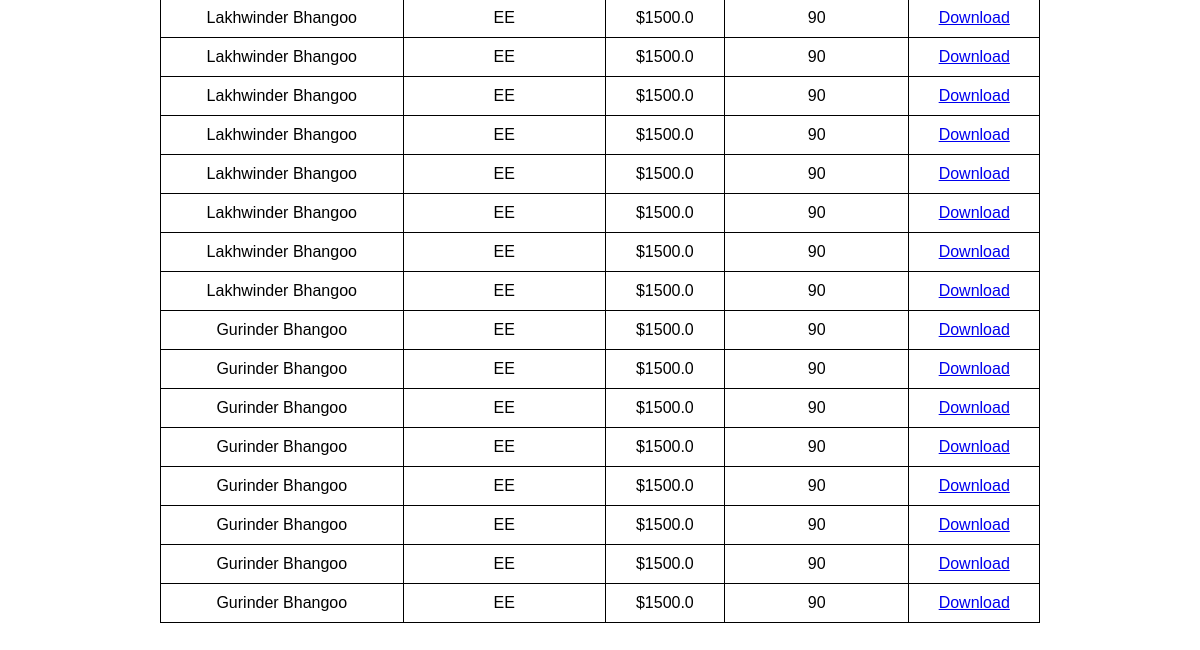
Before: / (lower part) with the older database file.
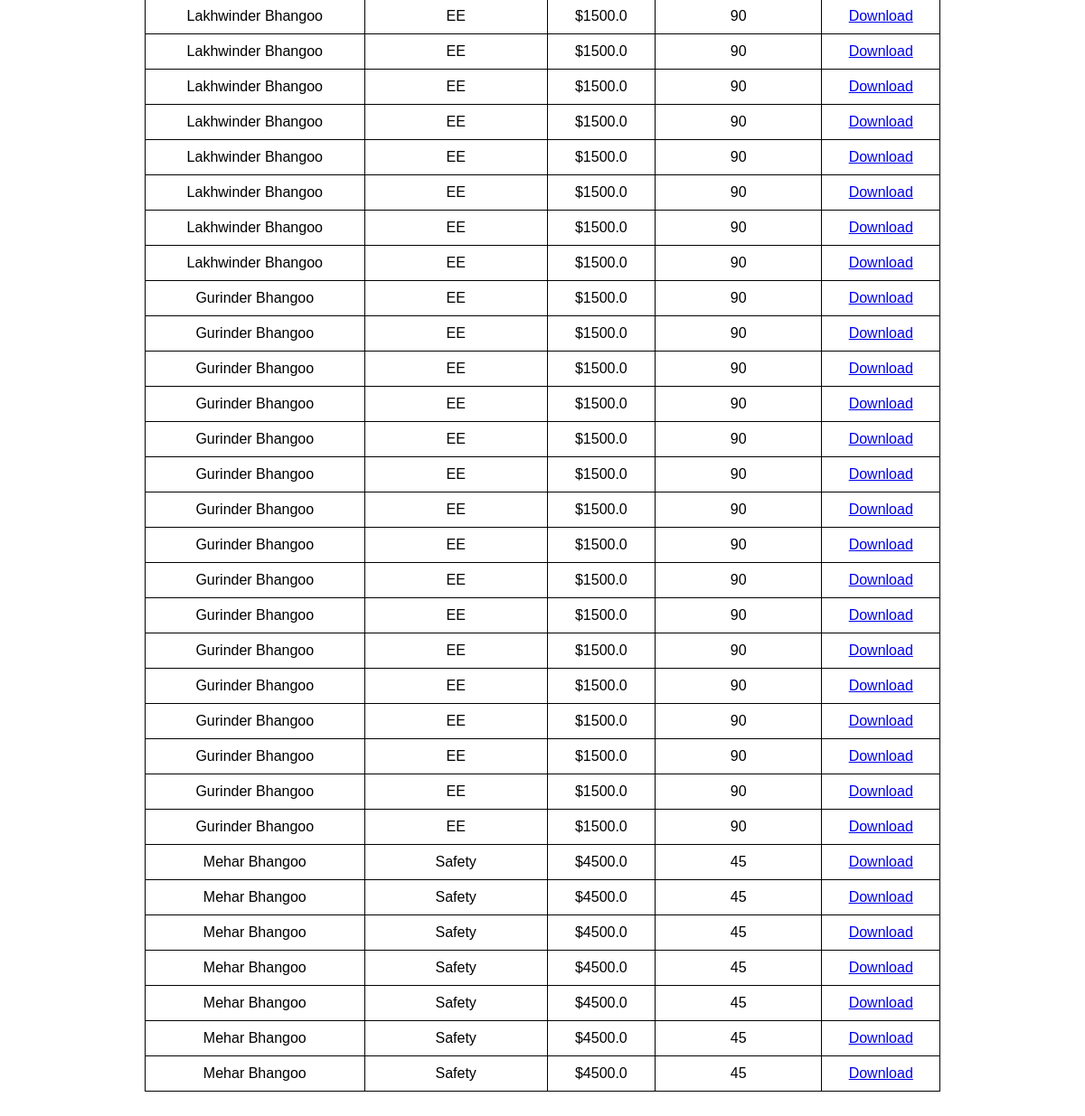
After: the same page with the newer database file.
### app.py (models this page shows)
class Quote(db.Model):
    id = db.Column(db.Integer, primary_key=True)
    customer_name = db.Column(db.String(100), nullable=False)
    recipient_email = db.Column(db.String(100), nullable=False)
    product_details = db.Column(db.Text, nullable=False)
    price = db.Column(db.Float, nullable=False)
    validity = db.Column(db.Integer, nullable=False)
    pdf_filename = db.Column(db.String(100), nullable=False)
    roof_square_feet = db.Column(db.Float, nullable=True)  # Roof Area
    roof_image_url = db.Column(db.String(255), nullable=True)  # Store Image URL

### app.py (the view)
@app.route("/")
def home():
    quotes = Quote.query.all()  # Fetch all quotes from the database
    return render_template("index.html", quotes=quotes)

### templates/index.html (shortened to what this page needs)
<!DOCTYPE html>
<html lang="en">
<head>
</head>
<body>
    <table>
        {% for quote in quotes %}
        <tr>
            <td>{{ quote.customer_name }}</td>
            <td>{{ quote.product_details }}</td>
            <td>${{ quote.price }}</td>
            <td>{{ quote.validity }}</td>
            <td><a href="{{ quote.pdf_filename }}" download>Download</a></td>
        </tr>
        {% endfor %}
    </table>
</body>
</html>

### templates/index.html (style rules this page uses)
body { font-family: Arial, sans-serif; text-align: center; margin: 50px; }
table { width: 80%; margin: auto; border-collapse: collapse; }

Changed rows visible on the page:
added Quote: customer_name "Gurinder Bhangoo", product_details "EE", price "1500.0", validity "90"
added Quote: customer_name "Gurinder Bhangoo", product_details "EE", price "1500.0", validity "90"
added Quote: customer_name "Gurinder Bhangoo", product_details "EE", price "1500.0", validity "90"
added Quote: customer_name "Gurinder Bhangoo", product_details "EE", price "1500.0", validity "90"
added Quote: customer_name "Gurinder Bhangoo", product_details "EE", price "1500.0", validity "90"
added Quote: customer_name "Gurinder Bhangoo", product_details "EE", price "1500.0", validity "90"
added Quote: customer_name "Gurinder Bhangoo", product_details "EE", price "1500.0", validity "90"
added Quote: customer_name "Gurinder Bhangoo", product_details "EE", price "1500.0", validity "90"
added Quote: customer_name "Mehar Bhangoo", product_details "Safety", price "4500.0", validity "45"
added Quote: customer_name "Mehar Bhangoo", product_details "Safety", price "4500.0", validity "45"
added Quote: customer_name "Mehar Bhangoo", product_details "Safety", price "4500.0", validity "45"
added Quote: customer_name "Mehar Bhangoo", product_details "Safety", price "4500.0", validity "45"
added Quote: customer_name "Mehar Bhangoo", product_details "Safety", price "4500.0", validity "45"
added Quote: customer_name "Mehar Bhangoo", product_details "Safety", price "4500.0", validity "45"
added Quote: customer_name "Mehar Bhangoo", product_details "Safety", price "4500.0", validity "45"
